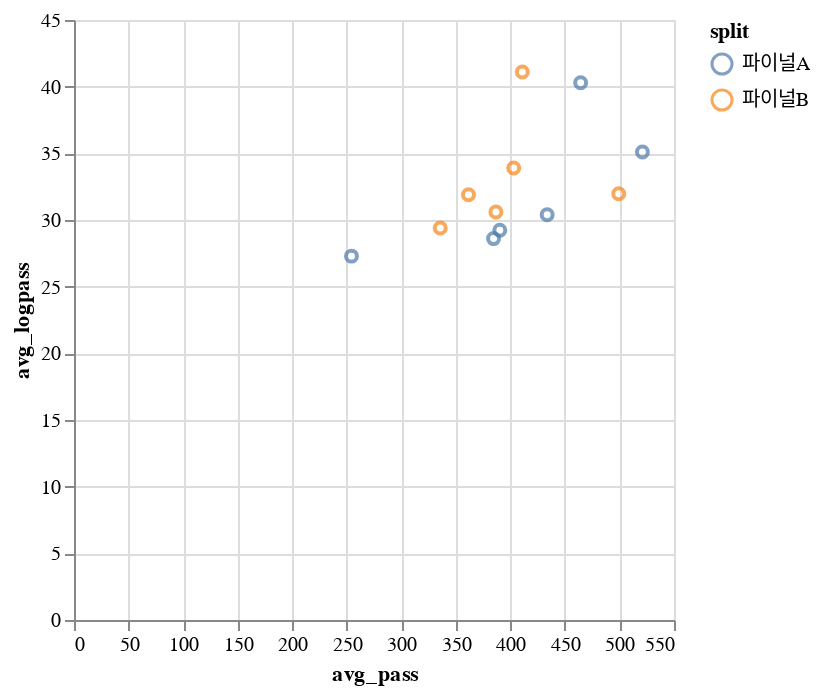

The code cell stored with this chart in its notebook:
### Code cell
alt.Chart(new_temp).mark_point().encode(
    x = 'avg_pass',
    y = 'avg_logpass',
    color = 'split',
    tooltip='구단'
)

### Figure 1 — Vega-Lite specification as saved in the notebook (floating-point values rounded to 4 significant figures)
{"config": {"view": {"continuousWidth": 300, "continuousHeight": 300}}, "data": {"name": "data-fe1a7e61ea3aa731631945aeb0d2e8f2"}, "mark": {"type": "point"}, "encoding": {"color": {"field": "split", "type": "nominal"}, "tooltip": {"field": "구단", "type": "nominal"}, "x": {"field": "avg_pass", "type": "quantitative"}, "y": {"field": "avg_logpass", "type": "quantitative"}}, "$schema": "https://vega.github.io/schema/vega-lite/v5.8.0.json", "datasets": {"data-fe1a7e61ea3aa731631945aeb0d2e8f2": [{"구단": "울산", "패스 성공": 19800, "롱패스 성공": 1334, "avg_pass": 521.1, "avg_logpass": 35.11, "split": "파이널A"}, {"구단": "수원", "패스 성공": 14697, "롱패스 성공": 1163, "avg_pass": 386.8, "avg_logpass": 30.61, "split": "파이널B"}, {"구단": "포항", "패스 성공": 17648, "롱패스 성공": 1531, "avg_pass": 464.4, "avg_logpass": 40.29, "split": "파이널A"}, {"구단": "제주", "패스 성공": 15316, "롱패스 성공": 1288, "avg_pass": 403.1, "avg_logpass": 33.89, "split": "파이널B"}, {"구단": "전북", "패스 성공": 14832, "롱패스 성공": 1111, "avg_pass": 390.3, "avg_logpass": 29.24, "split": "파이널A"}, {"구단": "서울", "패스 성공": 18975, "롱패스 성공": 1215, "avg_pass": 499.3, "avg_logpass": 31.97, "split": "파이널B"}, {"구단": "대전", "패스 성공": 13741, "롱패스 성공": 1212, "avg_pass": 361.6, "avg_logpass": 31.89, "split": "파이널B"}, {"구단": "대구", "패스 성공": 9665, "롱패스 성공": 1037, "avg_pass": 254.3, "avg_logpass": 27.29, "split": "파이널A"}, {"구단": "인천", "패스 성공": 14615, "롱패스 성공": 1087, "avg_pass": 384.6, "avg_logpass": 28.61, "split": "파이널A"}, {"구단": "강원", "패스 성공": 12758, "롱패스 성공": 1117, "avg_pass": 335.7, "avg_logpass": 29.39, "split": "파이널B"}, {"구단": "광주", "패스 성공": 16482, "롱패스 성공": 1155, "avg_pass": 433.7, "avg_logpass": 30.39, "split": "파이널A"}, {"구단": "수원FC", "패스 성공": 15617, "롱패스 성공": 1562, "avg_pass": 411.0, "avg_logpass": 41.11, "split": "파이널B"}]}}
